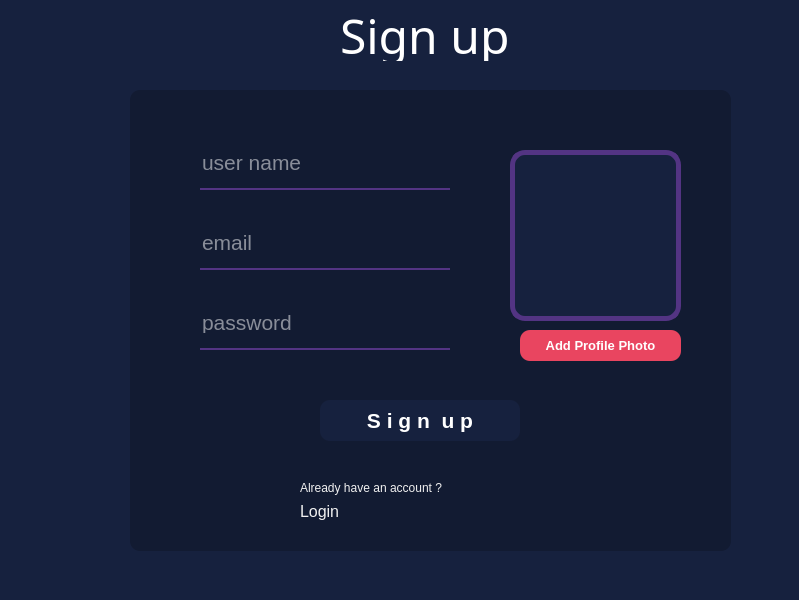
<?xml version="1.0" encoding="UTF-8"?>
<ui version="4.0">
 <class>MainWindow</class>
 <widget class="QMainWindow" name="MainWindow">
  <property name="geometry">
   <rect>
    <x>0</x>
    <y>0</y>
    <width>799</width>
    <height>600</height>
   </rect>
  </property>
  <property name="windowTitle">
   <string>MainWindow</string>
  </property>
  <property name="styleSheet">
   <string notr="true">background-color:#16213E;</string>
  </property>
  <widget class="QWidget" name="centralwidget">
   <widget class="QLabel" name="label">
    <property name="geometry">
     <rect>
      <x>340</x>
      <y>10</y>
      <width>171</width>
      <height>51</height>
     </rect>
    </property>
    <property name="font">
     <font>
      <family>Kristen ITC</family>
      <pointsize>36</pointsize>
     </font>
    </property>
    <property name="styleSheet">
     <string notr="true">color:white;</string>
    </property>
    <property name="text">
     <string>Sign up</string>
    </property>
   </widget>
   <widget class="QLabel" name="label_2">
    <property name="geometry">
     <rect>
      <x>130</x>
      <y>90</y>
      <width>601</width>
      <height>461</height>
     </rect>
    </property>
    <property name="styleSheet">
     <string notr="true">background-color:rgba(0,0,0,50);
border-radius:10px;</string>
    </property>
    <property name="text">
     <string/>
    </property>
   </widget>
   <widget class="QLineEdit" name="userNameField">
    <property name="geometry">
     <rect>
      <x>200</x>
      <y>150</y>
      <width>250</width>
      <height>40</height>
     </rect>
    </property>
    <property name="font">
     <font>
      <pointsize>16</pointsize>
     </font>
    </property>
    <property name="styleSheet">
     <string notr="true">background-color:rgba(0,0,0,0);
border:none;
border-bottom:2px solid #533483;
color:white;
padding-left:0px;
padding-bottom:15px;</string>
    </property>
    <property name="placeholderText">
     <string>user name</string>
    </property>
   </widget>
   <widget class="QPushButton" name="signupBtn">
    <property name="geometry">
     <rect>
      <x>320</x>
      <y>400</y>
      <width>200</width>
      <height>41</height>
     </rect>
    </property>
    <property name="font">
     <font>
      <pointsize>16</pointsize>
      <weight>75</weight>
      <italic>false</italic>
      <bold>true</bold>
     </font>
    </property>
    <property name="styleSheet">
     <string notr="true">QPushButton#signupBtn{


color:white;

border-radius:10px;
}

QPushButton#signupBtn:hover{
color:white;
border:2px solid #E94560;
border-radius:10px;
}

QPushButton#signupBtn:pressed{
padding-left:5px;
padding-top:5px;
border-radius:10px;
}</string>
    </property>
    <property name="text">
     <string>S i g n  u p</string>
    </property>
   </widget>
   <widget class="QLabel" name="label_3">
    <property name="geometry">
     <rect>
      <x>300</x>
      <y>480</y>
      <width>151</width>
      <height>16</height>
     </rect>
    </property>
    <property name="styleSheet">
     <string notr="true">color:#f0f0f0;
background-color:none;</string>
    </property>
    <property name="text">
     <string>Already have an account ?</string>
    </property>
   </widget>
   <widget class="QPushButton" name="goToLogin">
    <property name="geometry">
     <rect>
      <x>300</x>
      <y>500</y>
      <width>61</width>
      <height>23</height>
     </rect>
    </property>
    <property name="font">
     <font>
      <pointsize>12</pointsize>
     </font>
    </property>
    <property name="styleSheet">
     <string notr="true">QPushButton#goToLogin{
text-align:left;

background-color:none;
border:none;
color:#f0f0f0;
}

QPushButton#goToLogin:hover{
color:white;
font-weight:800;
}

QPushButton#goToLogin:pressed{

padding-left:5px;
padding-top:5px;
color:white;
font-weight:800;
}

</string>
    </property>
    <property name="text">
     <string>Login</string>
    </property>
   </widget>
   <widget class="QLineEdit" name="emailField">
    <property name="geometry">
     <rect>
      <x>200</x>
      <y>230</y>
      <width>250</width>
      <height>40</height>
     </rect>
    </property>
    <property name="font">
     <font>
      <pointsize>16</pointsize>
     </font>
    </property>
    <property name="styleSheet">
     <string notr="true">background-color:rgba(0,0,0,0);
border:none;
border-bottom:2px solid #533483;
color:white;
padding-left:0px;
padding-bottom:15px;</string>
    </property>
    <property name="placeholderText">
     <string>email</string>
    </property>
   </widget>
   <widget class="QLineEdit" name="passwordField">
    <property name="geometry">
     <rect>
      <x>200</x>
      <y>310</y>
      <width>250</width>
      <height>40</height>
     </rect>
    </property>
    <property name="font">
     <font>
      <pointsize>16</pointsize>
     </font>
    </property>
    <property name="styleSheet">
     <string notr="true">background-color:rgba(0,0,0,0);
border:none;
border-bottom:2px solid #533483;
color:white;
padding-left:0px;
padding-bottom:15px;</string>
    </property>
    <property name="placeholderText">
     <string>password</string>
    </property>
   </widget>
   <widget class="QLabel" name="imgSouvenir">
    <property name="geometry">
     <rect>
      <x>510</x>
      <y>150</y>
      <width>171</width>
      <height>171</height>
     </rect>
    </property>
    <property name="styleSheet">
     <string notr="true">border-radius:15px;
border:5px solid  #533483;

</string>
    </property>
    <property name="text">
     <string/>
    </property>
    <property name="pixmap">
     <pixmap>Images/person.png</pixmap>
    </property>
    <property name="scaledContents">
     <bool>true</bool>
    </property>
   </widget>
   <widget class="QPushButton" name="addImgBtn">
    <property name="geometry">
     <rect>
      <x>520</x>
      <y>330</y>
      <width>161</width>
      <height>31</height>
     </rect>
    </property>
    <property name="font">
     <font>
      <pointsize>10</pointsize>
      <weight>75</weight>
      <italic>false</italic>
      <bold>true</bold>
     </font>
    </property>
    <property name="styleSheet">
     <string notr="true">
QPushButton#addImgBtn{


color:white;
background-color:#E94560;
border-radius:10px;
}

QPushButton#addImgBtn:hover{
color:white;
border:2px solid  #533483;
border-radius:10px;
}

QPushButton#addImgBtn:pressed{
padding-left:5px;
padding-top:5px;
border-radius:10px;
}
</string>
    </property>
    <property name="text">
     <string>Add Profile Photo</string>
    </property>
   </widget>
  </widget>
  <widget class="QMenuBar" name="menubar">
   <property name="geometry">
    <rect>
     <x>0</x>
     <y>0</y>
     <width>799</width>
     <height>21</height>
    </rect>
   </property>
  </widget>
  <widget class="QStatusBar" name="statusbar"/>
 </widget>
 <resources/>
 <connections/>
</ui>
